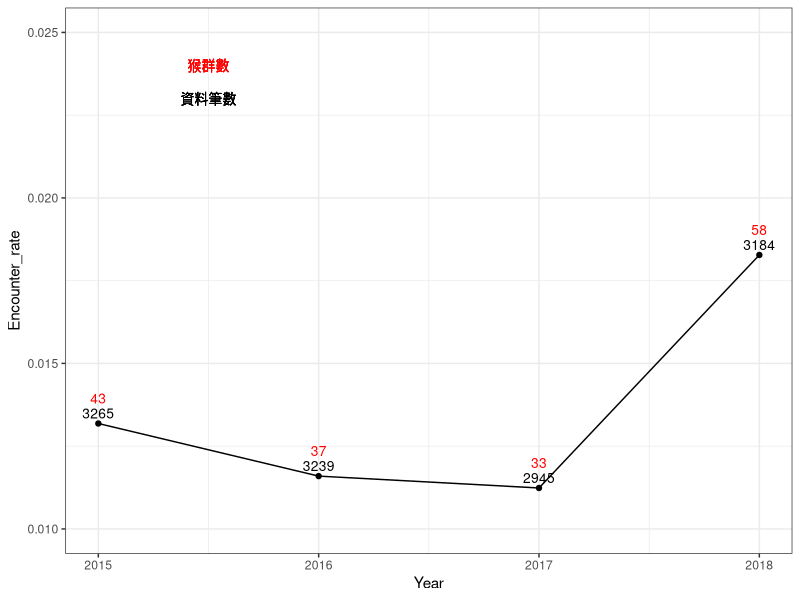
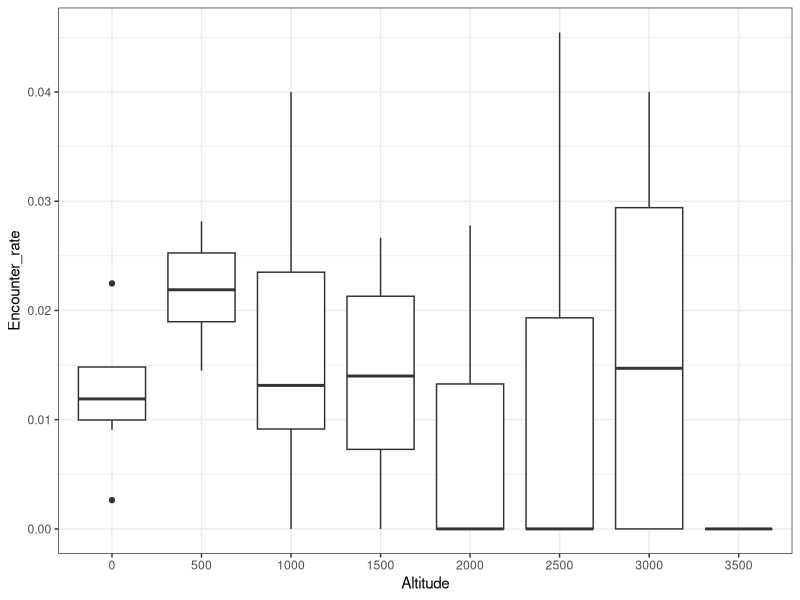
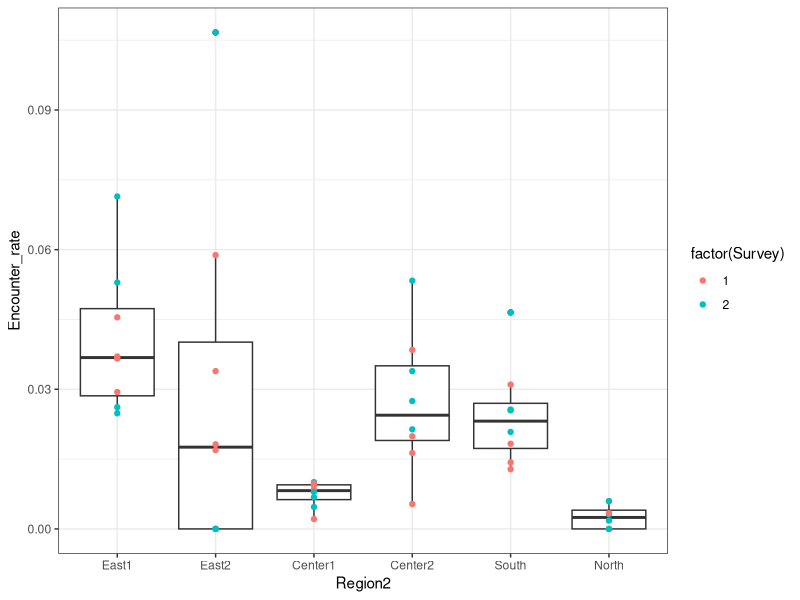
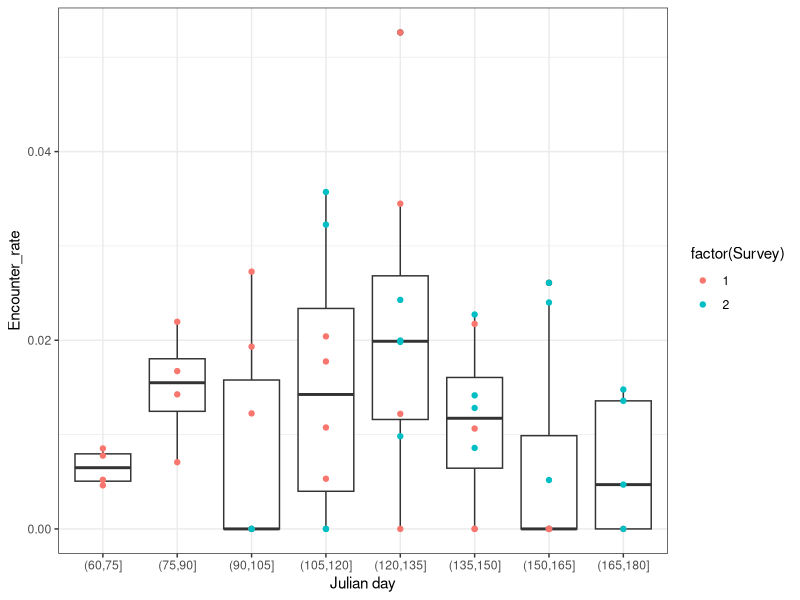
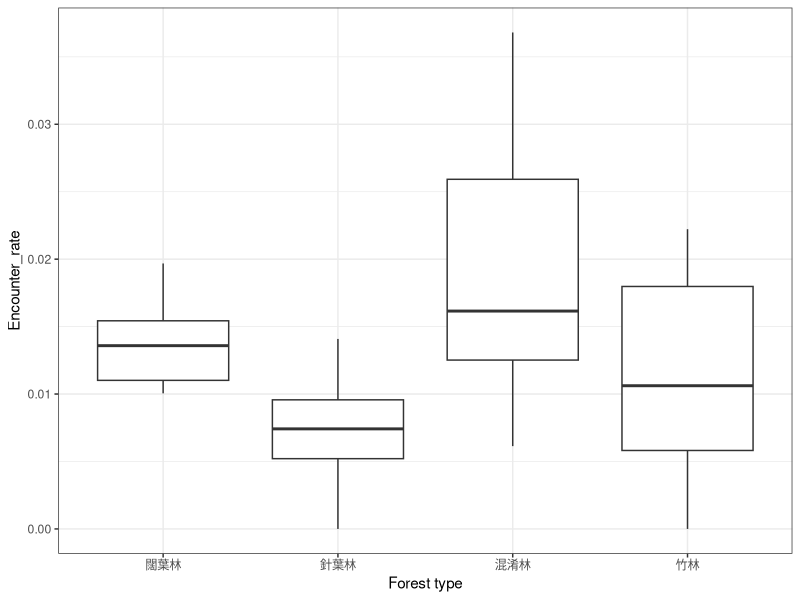
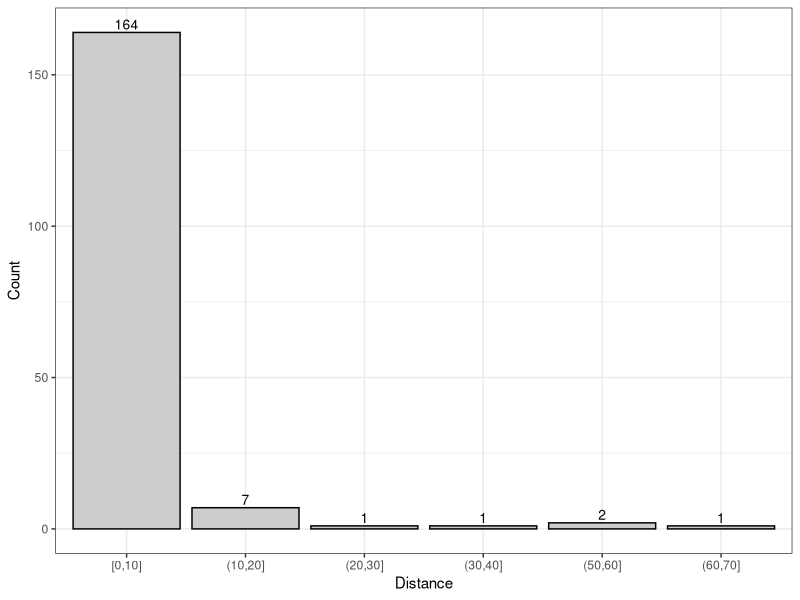
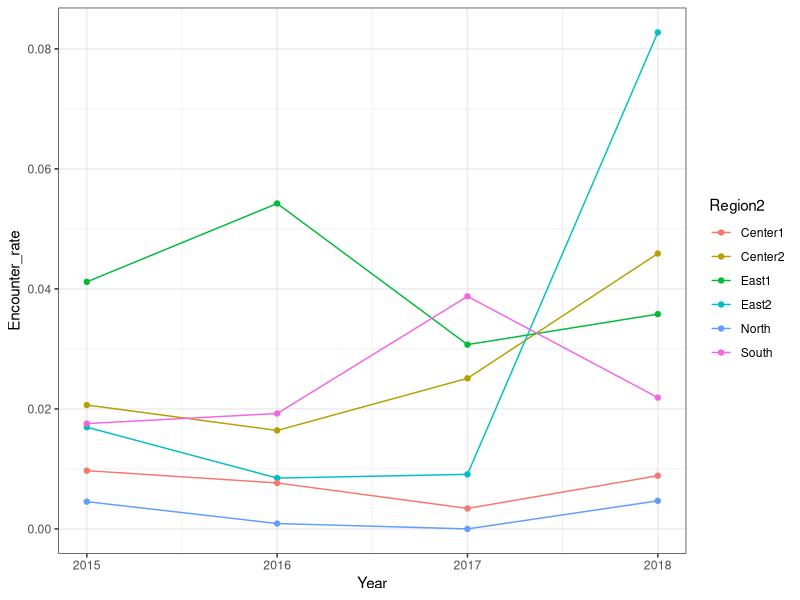
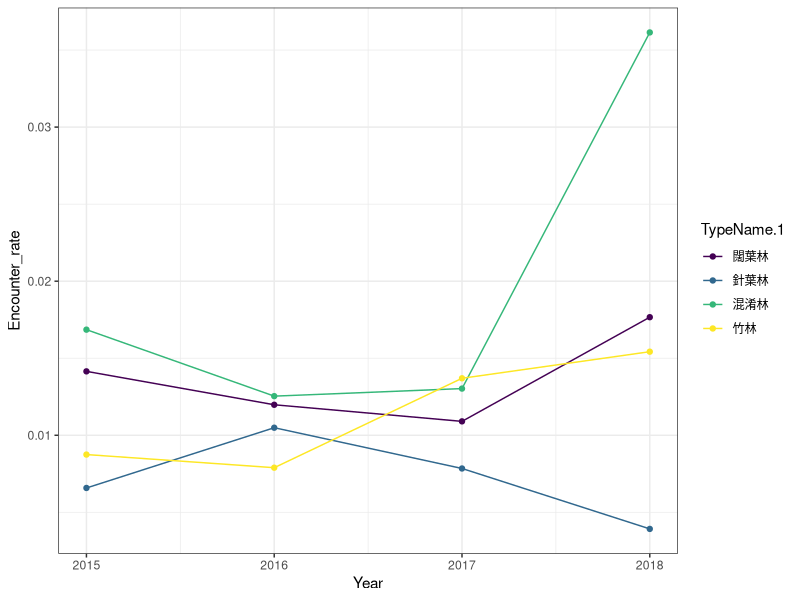

Reproduce these figures in R, in order.
#---- load library

library(data.table)
library(magrittr)
library(readxl)
library(tidyr)
library(purrr)
library(dplyr)
library(writexl)
library(ggplot2)
library(lattice)
#library(reshape2)

#Original data---- 

M.data <- read_excel("./data/clean/for analysis.xlsx",
                     sheet=1) %>% setDT %>% 
  .[, DATE := as.IDate(paste(Year, Month, Day, sep = "/"))] %>% 
  .[TypeName %like% "混", TypeName.n := "混淆林"] %>% 
  .[TypeName %like% "竹林", TypeName.n := "竹林"] %>% 
  .[TypeName %like% "闊葉樹林型", TypeName.n := "闊葉林"] %>% 
  .[TypeName %like% "針葉樹林型", TypeName.n := "針葉林"] %>% 
  .[, TypeName.1 := ifelse(Distance>20, "非森林", TypeName.n)] %>% 
  .[, TypeName.1 := ordered(TypeName.1,c("闊葉林", "針葉林","混淆林","竹林","非森林"))] %>% 
  .[, County := ordered(County,
                        c("宜蘭縣","基隆市","台北市","臺北市",
                          "新北市","台北縣","臺北縣",
                          "桃園縣","桃園市","新竹市",
                          "新竹縣","苗栗縣",
                          "台中市","臺中市","台中縣","臺中縣",
                          "彰化縣","南投縣","南投市",
                          "雲林縣","嘉義縣","嘉義市",
                          "台南市","臺南市","台南縣","臺南縣",
                          "高雄縣","高雄市",
                          "屏東縣", "花蓮縣",
                          "台東縣","臺東縣"))] %>% 
  
  .[County %in% list("宜蘭縣","基隆市","台北市","臺北市",
                     "新北市","台北縣","臺北縣",
                     "桃園縣","桃園市","新竹市",
                     "新竹縣","苗栗縣"), Region := "North"] %>%
  .[County %in% list("台中市","臺中市",
                     "台中縣","臺中縣",
                     "彰化縣","南投縣","南投市",
                     "雲林縣","嘉義縣","嘉義市"), Region := "Center"] %>%
  .[County %in% list("台南市","臺南市",
                     "台南縣","臺南縣",
                     "高雄縣","高雄市",
                     "屏東縣"), Region := "South"]%>%
  .[County %in% list("花蓮縣",
                     "台東縣","臺東縣"), Region := "East"] %>% 
  .[, julian.D := yday(DATE)] %>% 
  .[, Altitude_c := substr(Site_N,1,1)] %>% setDT %>% 
  
  .[julian.D > 60 & julian.D <= 180, ] %>% 
  
  .[County %in% list("宜蘭縣","基隆市","台北市","臺北市",
                     "新北市","台北縣","臺北縣",
                     "桃園縣","桃園市","新竹市",
                     "新竹縣","苗栗縣"), Region2 := "North"] %>% 
  .[County %in% list("台中市","臺中市",
                     "台中縣","臺中縣",
                     "彰化縣","南投縣","南投市"), Region2 := "Center1"] %>% 
  .[County %in% list("雲林縣","嘉義縣","嘉義市",
                     "台南市","臺南市",
                     "台南縣","臺南縣"), Region2 := "Center2"] %>%
  .[County %in% list("高雄縣","高雄市",
                     "屏東縣"), Region2 := "South"]%>%
  .[County %in% list("花蓮縣"), Region2 := "East1"] %>%
  .[County %in% list("台東縣","臺東縣"), Region2 := "East2"]




M.data$Year %<>% as.numeric
M.data$Survey %<>% as.numeric
M.data$Point %<>% as.numeric
M.data$Macaca_sur %<>% as.numeric
M.data$Month %<>% as.numeric
M.data$Day %<>% as.numeric
M.data$Distance %<>% as.numeric


M.data %>%.[Macaca_sur %in%1,] %>% .[, .N]
M.data %>% 
  .[Year < 2019,] %>% 
  .[!(TypeName.1 %in% "非森林"),] %>% 
  .[is.na(Macaca_sur), Macaca_sur := 0] %>%
  .[Macaca_dist %in% "C", Macaca_sur := 0] %>% setDT %>%
  .[, .(N = .N, m = sum(Macaca_sur)), by = list(TypeName.1,TypeName)]

M.data %>% 
  .[Year < 2019,] %>% 
  .[!(TypeName.1 %in% "非森林"),] %>% 
  .[is.na(Macaca_sur), Macaca_sur := 0] %>%
  .[Macaca_dist %in% "C", Macaca_sur := 0] %>% setDT %>%
  .[, .(N = .N, m = sum(Macaca_sur)), by = list(Region2, County)]

#-----------------------------------

M.data %>%  
  .[Macaca_dist %in% "C", Macaca_sur := NA] %>% 
  .[Macaca_sur %in%1,] %>%
  .[,.(ll=length(Macaca_sur),
       mm=length(unique(Site_N)),
       kk=length(unique(paste0(Site_N,"-",Point)))), by = list(Year,  County)]%>%
  dcast(.,County ~ Year , value.var = c( "ll","mm","kk"))



M.data %>%   
  .[Macaca_dist %in% "C", Macaca_sur := NA] %>% 
  .[Macaca_sur %in% 0 & !is.na(Macaca_dist),] %>% 
  .[,.(ll=length(Macaca_sur),
       mm=length(unique(Site_N)),
       kk=length(unique(paste0(Site_N,"-",Point)))), by = list(Year,  County)]%>%
  dcast(.,County ~ Year , value.var = c( "ll","mm","kk"))





M.data %>%    
  .[Macaca_dist %in% "C", Macaca_sur := NA] %>% 
  .[,.(ll=length(Macaca_sur), M = sum(Macaca_sur,na.rm=T)), by = list(Year, Survey, TypeName.1)]%>%
  dcast(.,Year + Survey ~ TypeName.1, value.var = c("ll", "M"))


#------------------------------------------


M.data %>% 
  .[Year < 2019,] %>% 
  .[!(TypeName.1 %in% "非森林"),] %>% 
  .[is.na(Macaca_sur), Macaca_sur := 0] %>%
  .[Macaca_dist %in% "C", Macaca_sur := 0] %>% 
  .[, .(V1 = sum(Macaca_sur),.N), by= list(Year, Survey)] %>% 
  .[, Encounter_rate := V1/N] %>% 
  .[, .(V1 = sum(V1),
        N = sum(N),
        Encounter_rate = mean(Encounter_rate)), by= list(Year)] %>% 
  
  ggplot(., aes( Year, Encounter_rate)) +
  geom_text(aes(label=V1), vjust=-2, color="red", size=3.5)+
  geom_text(aes(label=N), vjust=-0.5, color="black", size=3.5)+
  geom_text(aes(x=2015.5, y=0.024,label="猴群數"),  color="red", size=3.5)+
  geom_text(aes(x=2015.5, y=0.023,label="資料筆數"),  color="black", size=3.5)+
  geom_point()+geom_line() +
  ylim(0.010,0.025)+
  theme_bw() + 
  xlab("Year")




  

M.data %>% 
  .[Year < 2019,] %>% 
  #.[!(TypeName.1 %in% "非森林"),] %>% 
  .[is.na(Macaca_sur), Macaca_sur := 0] %>% 
  .[Macaca_sur %in% 1, .N, list(TypeName.1, Macaca_dist)] %>% 
  dcast(., TypeName.1~Macaca_dist, value.var = "N")


M.data %>% 
  .[Year < 2019,] %>% 
  .[!(TypeName.1 %in% "非森林"),] %>% 
  .[is.na(Macaca_sur), Macaca_sur := 0] %>%
  .[Macaca_dist %in% "C", Macaca_sur := 0] %>% 
  .[, Altitude_f := cut(Altitude,
                        breaks = c(seq(0,4000,500)),
                        labels = c(seq(0,3500,500)),
                        include.lowest = T)] %>% 
  .[, .(V1 = sum(Macaca_sur),.N), by= list(Year, Survey, Altitude_f)] %>% 
  .[, Encounter_rate := V1/N] %>% 

ggplot(., aes( Altitude_f, Encounter_rate)) + geom_boxplot() +
  #geom_point(aes(colour = factor(Survey))) +
  theme_bw() + 
  xlab("Altitude")


M.data %>% 
  .[Year < 2019,] %>% 
  .[!(TypeName.1 %in% "非森林"),] %>% 
  .[is.na(Macaca_sur), Macaca_sur := 0] %>% 
  .[Macaca_dist %in% "C", Macaca_sur := 0] %>% 
  .[, Region2 := ordered(Region2, c("East1", "East2","Center1", "Center2", "South", "North"))] %>% 
  .[, .(V1 = sum(Macaca_sur),.N), by= list(Year, Survey, Region2)] %>% 
  .[, Encounter_rate := V1/N] %>% 

ggplot(., aes( Region2, Encounter_rate))+geom_boxplot()  +
  geom_point(aes(colour = factor(Survey))) + theme_bw()


M.data %>% 
  .[Year < 2019,] %>% 
  .[!(TypeName.1 %in% "非森林"),] %>% 
  .[is.na(Macaca_sur), Macaca_sur := 0] %>% 
  .[Macaca_dist %in% "C", Macaca_sur := 0] %>%
  .[, julian.D_f := cut(julian.D,
                        breaks = c(seq(0,210,15)),
                        include.lowest = T)] %>% 
  .[, .(V1 = sum(Macaca_sur),.N), by= list(Year, Survey, julian.D_f)] %>% 
  .[, Encounter_rate := V1/N]  %>% 

ggplot(., aes(julian.D_f, Encounter_rate))+
  geom_boxplot() +
  geom_point(aes(colour = factor(Survey))) + theme_bw() + 
  xlab("Julian day")





M.data %>% 
  .[Year < 2019,] %>% 
  .[!(TypeName.1 %in% "非森林"),] %>% 
  .[Macaca_dist %in% "C", Macaca_sur := 0] %>%
  .[is.na(Macaca_sur), Macaca_sur := 0] %>%
  .[, TypeName.1:= ordered(TypeName.1, c("闊葉林", "針葉林", "混淆林", "竹林"))] %>% 
  .[, .(V1 = sum(Macaca_sur),.N), by= list(Year, Survey, TypeName.1)]  %>% 
  .[, Encounter_rate := V1/N] %>% 
  
  ggplot(., aes( TypeName.1, Encounter_rate))+geom_boxplot() + theme_bw()+ 
  xlab("Forest type")



M.data %>%setDT %>% 
  .[Year < 2019,] %>% 
  .[Macaca_sur %in% 1,DD := cut(Distance, breaks = seq(0,100,10),
                                ordered_result = T,
                                include.lowest = T)] %>% 
  .[Macaca_sur %in% 1,.(D2 = .N), by = list(DD)] %>% 
  ggplot(., aes(x=DD, y=D2)) +
  geom_bar(stat="identity", colour = "black", fill=gray(0.8))+
  geom_text(aes(label=D2), vjust=-0.3, color="black", size=3.5)+
  theme_bw()+
  xlab("Distance")+
  ylab("Count")

  
M.data %>% 
  .[Year < 2019,] %>% 
  .[!(TypeName.1 %in% "非森林"),] %>% 
  .[is.na(Macaca_sur), Macaca_sur := 0] %>%
  .[, .(V1 = sum(Macaca_sur),.N), by= list(Year, Survey, Region2)]  %>% 
  .[, Encounter_rate := V1/N] %>% 
  .[, .(Encounter_rate = mean(Encounter_rate)), by= list(Year,  Region2)]  %>% 
  
  ggplot(., aes( Year, Encounter_rate, group = Region2, col= Region2))+
  geom_point() +
  geom_line()+ 
  theme_bw()+ 
  xlab("Year")


M.data %>% 
  .[Year < 2019,] %>% 
  .[!(TypeName.1 %in% "非森林"),] %>% 
  .[is.na(Macaca_sur), Macaca_sur := 0] %>%
  .[, .(V1 = sum(Macaca_sur),.N), by= list(Year, TypeName.1)]  %>% 
  .[, Encounter_rate := V1/N] %>% 
  
  ggplot(., aes( Year, Encounter_rate, group = TypeName.1,col= TypeName.1))+
  geom_point() +
  geom_line()+ 
  theme_bw()+ 
  xlab("Year")


